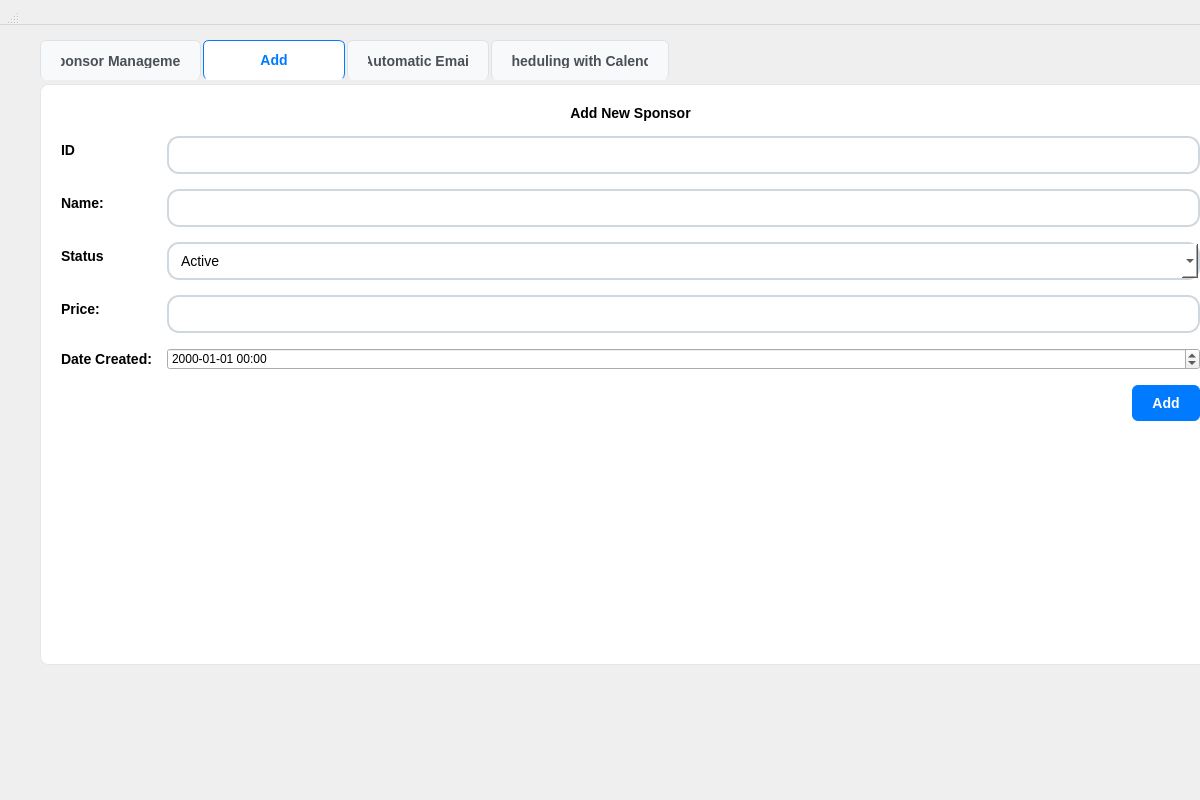
<?xml version="1.0" encoding="UTF-8"?>
<ui version="4.0">
 <class>SponsorWidget</class>
 <widget class="QWidget" name="SponsorWidget">
  <property name="geometry">
   <rect>
    <x>0</x>
    <y>0</y>
    <width>1200</width>
    <height>800</height>
   </rect>
  </property>
  <property name="styleSheet">
   <string>QMainWindow {
    background-color: #f8f9fa;
    font-family: 'Segoe UI', Arial, sans-serif;
}

QTabWidget::pane {
    border: 1px solid #e1e8ed;
    border-radius: 8px;
    background-color: #ffffff;
    margin-top: 4px;
}

QTabWidget::tab-bar {
    alignment: left;
}

QTabBar::tab {
    background-color: #f8f9fa;
    border: 1px solid #dee2e6;
    border-bottom: none;
    border-radius: 6px 6px 0 0;
    padding: 12px 20px;
    margin-right: 2px;
    font-weight: 700; /* make tab text bold */
    color: #495057;
    font-size: 14px;
    min-width: 100px;
}

QTabBar::tab:selected {
    background-color: #ffffff;
    color: #007bff;
    border-color: #007bff;
    border-bottom: 1px solid #ffffff;
}

QTableWidget {
    gridline-color: #e9ecef;
    background-color: #ffffff;
    alternate-background-color: #f8f9fa;
    border: 1px solid #dee2e6;
    border-radius: 6px;
}

QTableWidget::item {
    padding: 8px;
    border-bottom: 1px solid #e9ecef;
}

QTableWidget::item:selected {
    background-color: #e3f2fd;
    color: #1976d2;
}

QHeaderView::section {
    background-color: #f1f3f4;
    padding: 10px;
    border: none;
    border-bottom: 2px solid #007bff;
    font-weight: 600;
    color: #495057;
}

QPushButton {
    background-color: #007bff;
    color: white;
    border: none;
    padding: 10px 20px;
    border-radius: 6px;
    font-weight: 600;
    font-size: 14px;
}

/* Service Management Button Colors */
QPushButton#exportCsvBtn {
    background-color: #28a745;
    color: white;
}

QPushButton#exportCsvBtn:hover {
    background-color: #218838;
}

QPushButton#btnSortByName {
    background-color: #17a2b8;
    color: white;
}

QPushButton#btnSortByName:hover {
    background-color: #138496;
}

QPushButton#btnEditService {
    /* Modified to match reference: yellow/golden modify button */
    background-color: #f5b400;
    color: white;
    font-weight: 600;
    border-radius: 10px;
    padding: 10px 20px;
}

QPushButton#btnEditService:hover {
    background-color: #e0a800;
}

QPushButton#btnEditService:disabled {
    background-color: #6c757d;
    color: #ffffff;
}

QPushButton#btnDeleteService {
    background-color: #e53935;
    color: white;
    border-radius: 10px;
    padding: 10px 20px;
}

QPushButton#btnDeleteService:hover {
    background-color: #c62828;
}

QPushButton#btnDeleteService:disabled {
    background-color: #6c757d;
    color: #ffffff;
}

/* updateClientBtn removed from UI (Modify button removed from Clients tab) */

QLineEdit, QTextEdit, QComboBox {
    padding: 8px 12px;
    border: 2px solid #d0d7dd;
    border-radius: 12px;
    background-color: #ffffff;
    color: #000000;
    font-size: 14px;
}

QLineEdit:hover {
    border: 2px solid #4da3ff;
}

QLineEdit:focus {
    border: 2px solid #007bff;
    outline: none;
}

QLabel {
    color: #000000;
    font-size: 14px;
    font-weight: 500;
}

QLabel#headerTitle {
    font-size: 24px;
    font-weight: 700;
    color: #000000;
    padding: 20px 0;
}
QLabel#headerTitle:hover {
    color: #1e88ff; /* light blue text on hover */
}
</string>
  </property>
  <widget class="QWidget" name="centralwidget">
   <property name="geometry">
    <rect>
     <x>10</x>
     <y>20</y>
     <width>1241</width>
     <height>665</height>
    </rect>
   </property>
   <layout class="QVBoxLayout" name="mainLayout">
    <property name="spacing">
     <number>20</number>
    </property>
    <property name="leftMargin">
     <number>30</number>
    </property>
    <property name="topMargin">
     <number>20</number>
    </property>
    <property name="rightMargin">
     <number>30</number>
    </property>
    <property name="bottomMargin">
     <number>20</number>
    </property>
    <item>
     <widget class="QTabWidget" name="clientTabWidget">
      <property name="currentIndex">
       <number>1</number>
      </property>
      <widget class="QWidget" name="serviceManagementTab">
       <attribute name="icon">
        <iconset resource="resources.qrc">
         <normaloff>:/resources/icons/clients.svg</normaloff>:/resources/icons/clients.svg</iconset>
       </attribute>
       <attribute name="title">
        <string>Sponsor Management</string>
       </attribute>
       <layout class="QVBoxLayout" name="serviceManagementLayout">
        <property name="spacing">
         <number>15</number>
        </property>
        <property name="leftMargin">
         <number>20</number>
        </property>
        <property name="topMargin">
         <number>20</number>
        </property>
        <property name="rightMargin">
         <number>20</number>
        </property>
        <property name="bottomMargin">
         <number>20</number>
        </property>
        <item>
         <widget class="QLabel" name="headerTitle">
          <property name="text">
           <string>Sponsor Management</string>
          </property>
          <property name="alignment">
           <set>Qt::AlignmentFlag::AlignCenter</set>
          </property>
         </widget>
        </item>
        <item>
         <layout class="QHBoxLayout" name="topControlsLayout">
          <item>
           <widget class="QLineEdit" name="searchServices">
            <property name="minimumSize">
             <size>
              <width>250</width>
              <height>0</height>
             </size>
            </property>
            <property name="placeholderText">
             <string>Search sponsor...</string>
            </property>
            <property name="clearButtonEnabled">
             <bool>true</bool>
            </property>
           </widget>
          </item>
          <item>
           <spacer name="topControlsSpacer">
            <property name="orientation">
             <enum>Qt::Orientation::Horizontal</enum>
            </property>
            <property name="sizeHint" stdset="0">
             <size>
              <width>40</width>
              <height>20</height>
             </size>
            </property>
           </spacer>
          </item>
          <item>
           <widget class="QPushButton" name="exportCsvBtn">
            <property name="text">
             <string>Export CSV</string>
            </property>
            <property name="icon">
             <iconset resource="resources.qrc">
              <normaloff>:/resources/icons/export.svg</normaloff>:/resources/icons/export.svg</iconset>
            </property>
            <property name="iconSize">
             <size>
              <width>16</width>
              <height>16</height>
             </size>
            </property>
           </widget>
          </item>
          <item>
           <widget class="QPushButton" name="btnSortByName">
            <property name="text">
             <string>Sort by Name</string>
            </property>
            <property name="icon">
             <iconset resource="resources.qrc">
              <normaloff>:/resources/icons/sort.svg</normaloff>:/resources/icons/sort.svg</iconset>
            </property>
            <property name="iconSize">
             <size>
              <width>16</width>
              <height>16</height>
             </size>
            </property>
           </widget>
          </item>
         </layout>
        </item>
        <item>
         <widget class="QTableWidget" name="clientsTable">
          <property name="columnCount">
           <number>4</number>
          </property>
          <column>
           <property name="text">
            <string>ID</string>
           </property>
           <property name="font">
            <font>
             <bold>true</bold>
            </font>
           </property>
          </column>
          <column>
           <property name="text">
            <string>Name</string>
           </property>
           <property name="font">
            <font>
             <bold>true</bold>
            </font>
           </property>
          </column>
          <column>
           <property name="text">
            <string>Email</string>
           </property>
           <property name="font">
            <font>
             <bold>true</bold>
            </font>
           </property>
          </column>
          <column>
           <property name="text">
            <string>Status</string>
           </property>
          </column>
         </widget>
        </item>
        <item>
         <layout class="QHBoxLayout" name="serviceButtonsLayout">
          <item>
           <spacer name="serviceButtonsSpacer">
            <property name="orientation">
             <enum>Qt::Orientation::Horizontal</enum>
            </property>
            <property name="sizeHint" stdset="0">
             <size>
              <width>40</width>
              <height>20</height>
             </size>
            </property>
           </spacer>
          </item>
          <item>
           <widget class="QPushButton" name="btnEditService">
            <property name="text">
             <string>Edit</string>
            </property>
            <property name="icon">
             <iconset resource="resources.qrc">
              <normaloff>:/resources/icons/modify.svg</normaloff>:/resources/icons/modify.svg</iconset>
            </property>
            <property name="iconSize">
             <size>
              <width>16</width>
              <height>16</height>
             </size>
            </property>
           </widget>
          </item>
          <item>
           <widget class="QPushButton" name="btnDeleteService">
            <property name="text">
             <string>Delete</string>
            </property>
            <property name="icon">
             <iconset resource="resources.qrc">
              <normaloff>:/resources/icons/delete.svg</normaloff>:/resources/icons/delete.svg</iconset>
            </property>
            <property name="iconSize">
             <size>
              <width>16</width>
              <height>16</height>
             </size>
            </property>
           </widget>
          </item>
         </layout>
        </item>
       </layout>
      </widget>
      <widget class="QWidget" name="addTab">
       <attribute name="icon">
        <iconset resource="resources.qrc">
         <normaloff>:/resources/icons/add.svg</normaloff>:/resources/icons/add.svg</iconset>
       </attribute>
       <attribute name="title">
        <string>Add</string>
       </attribute>
       <layout class="QVBoxLayout" name="addLayout">
        <property name="spacing">
         <number>15</number>
        </property>
        <property name="leftMargin">
         <number>20</number>
        </property>
        <property name="topMargin">
         <number>20</number>
        </property>
        <property name="rightMargin">
         <number>20</number>
        </property>
        <property name="bottomMargin">
         <number>20</number>
        </property>
        <item>
         <widget class="QLabel" name="addLabel">
          <property name="text">
           <string>Add New Sponsor</string>
          </property>
          <property name="alignment">
           <set>Qt::AlignmentFlag::AlignCenter</set>
          </property>
         </widget>
        </item>
        <item>
         <layout class="QFormLayout" name="addFormLayout">
          <item row="0" column="0">
           <widget class="QLabel" name="addServiceIdLabel">
            <property name="text">
             <string>ID</string>
            </property>
           </widget>
          </item>
          <item row="0" column="1">
           <widget class="QLineEdit" name="addServiceIdEdit">
            <property name="readOnly">
             <bool>true</bool>
            </property>
           </widget>
          </item>
          <item row="1" column="0">
           <widget class="QLabel" name="addServiceNameLabel">
            <property name="text">
             <string>Name:</string>
            </property>
           </widget>
          </item>
          <item row="1" column="1">
           <widget class="QLineEdit" name="addNameEdit"/>
          </item>
          <item row="2" column="0">
           <widget class="QLabel" name="addServiceCategoryLabel">
            <property name="text">
             <string>Status</string>
            </property>
           </widget>
          </item>
          <item row="2" column="1">
           <widget class="QComboBox" name="addCategoryCombo">
            <item>
             <property name="text">
              <string>Active</string>
             </property>
            </item>
            <item>
             <property name="text">
              <string>Maintenance</string>
             </property>
            </item>
            <item>
             <property name="text">
              <string>Consulting</string>
             </property>
            </item>
           </widget>
          </item>
          <item row="3" column="0">
           <widget class="QLabel" name="addServicePriceLabel">
            <property name="text">
             <string>Price:</string>
            </property>
           </widget>
          </item>
          <item row="3" column="1">
           <widget class="QLineEdit" name="addPriceEdit"/>
          </item>
          <item row="4" column="1">
           <widget class="QDateTimeEdit" name="addDateEdit">
            <property name="displayFormat">
             <string>yyyy-MM-dd HH:mm</string>
            </property>
           </widget>
          </item>
          <item row="4" column="0">
           <widget class="QLabel" name="addServiceDateLabel">
            <property name="text">
             <string>Date Created:</string>
            </property>
           </widget>
          </item>
         </layout>
        </item>
        <item>
         <layout class="QHBoxLayout" name="addButtonLayout">
          <item>
           <spacer name="addButtonSpacer">
            <property name="orientation">
             <enum>Qt::Orientation::Horizontal</enum>
            </property>
            <property name="sizeHint" stdset="0">
             <size>
              <width>40</width>
              <height>20</height>
             </size>
            </property>
           </spacer>
          </item>
          <item>
           <widget class="QPushButton" name="addServiceBtn">
            <property name="text">
             <string>Add</string>
            </property>
            <property name="icon">
             <iconset resource="resources.qrc">
              <normaloff>:/resources/icons/add.svg</normaloff>:/resources/icons/add.svg</iconset>
            </property>
           </widget>
          </item>
         </layout>
        </item>
        <item>
         <spacer name="addVerticalSpacer">
          <property name="orientation">
           <enum>Qt::Orientation::Vertical</enum>
          </property>
          <property name="sizeHint" stdset="0">
           <size>
            <width>20</width>
            <height>40</height>
           </size>
          </property>
         </spacer>
        </item>
       </layout>
      </widget>
      <widget class="QWidget" name="voiceChatTab">
       <attribute name="icon">
        <iconset resource="resources.qrc">
         <normaloff>:/resources/icons/mail.svg</normaloff>:/resources/icons/mail.svg</iconset>
       </attribute>
       <attribute name="title">
        <string>Automatic Email</string>
       </attribute>
       <layout class="QVBoxLayout" name="voiceChatLayout">
        <property name="spacing">
         <number>15</number>
        </property>
        <property name="leftMargin">
         <number>20</number>
        </property>
        <property name="topMargin">
         <number>20</number>
        </property>
        <property name="rightMargin">
         <number>20</number>
        </property>
        <property name="bottomMargin">
         <number>20</number>
        </property>
        <item>
         <layout class="QHBoxLayout" name="voiceControlLayout"/>
        </item>
       </layout>
      </widget>
      <widget class="QWidget" name="modifyTab">
       <attribute name="icon">
        <iconset resource="resources.qrc">
         <normaloff>:/resources/icons/chatbot.svg</normaloff>:/resources/icons/chatbot.svg</iconset>
       </attribute>
       <attribute name="title">
        <string>Scheduling with Calendar</string>
       </attribute>
       <layout class="QVBoxLayout" name="modifyLayout">
        <property name="spacing">
         <number>15</number>
        </property>
        <property name="leftMargin">
         <number>20</number>
        </property>
        <property name="topMargin">
         <number>20</number>
        </property>
        <property name="rightMargin">
         <number>20</number>
        </property>
        <property name="bottomMargin">
         <number>20</number>
        </property>
       </layout>
      </widget>
     </widget>
    </item>
   </layout>
  </widget>
  <widget class="QMenuBar" name="menubar">
   <property name="geometry">
    <rect>
     <x>0</x>
     <y>0</y>
     <width>1200</width>
     <height>25</height>
    </rect>
   </property>
  </widget>
  <widget class="QStatusBar" name="statusbar">
   <property name="geometry">
    <rect>
     <x>0</x>
     <y>0</y>
     <width>20</width>
     <height>25</height>
    </rect>
   </property>
  </widget>
 </widget>
 <resources>
  <include location="resources.qrc"/>
 </resources>
 <connections/>
</ui>
